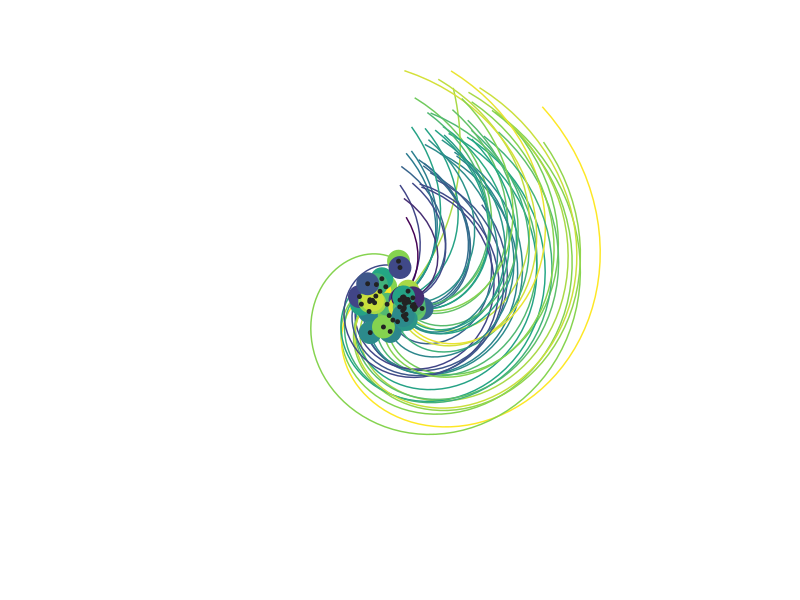

Generate this figure with R:
# To create art using data specified 

library(ggplot2)
library(tibble)
library(patchwork)

woosh_plot <- ggplot(USArrests, aes(x = Assault, y = Murder, xend = Rape, 
                                    yend = UrbanPop, color = UrbanPop))+
  geom_segment(show.legend = FALSE) +
  coord_polar() +
  scale_y_continuous(expand = c(0, 0)) +
  scale_x_continuous(expand = c(0, 0)) + 
  scale_color_viridis_c() + 
  scale_size(range = c(0, 10)) + 
  theme_void() +
  
  geom_point(show.legend = FALSE, 
             aes(x = Assault, y = Murder, colour = UrbanPop, size = 5)) + 
  geom_point(show.legend = FALSE, size = 1, colour = "#222222") + 
  coord_polar() + 
  theme_void() 
